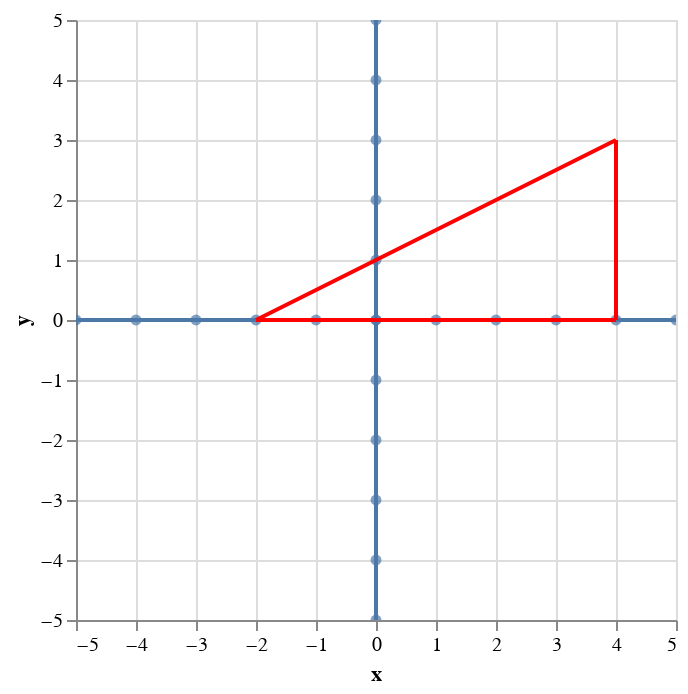

The code cell stored with this chart in its notebook:
### Code cell
dfc = pl.DataFrame([(-2, 0), (4, 3)], schema=['x', 'y'], orient='row')
dfa = pl.DataFrame([(dfc[0, 'x'], dfc[0, 'y']), (dfc[1, 'x'],
                   dfc[0, 'y'])], schema=['x', 'y'], orient='row')
dfb = pl.DataFrame([(dfc[1, 'x'], dfc[1, 'y']), (dfc[1, 'x'],
                   dfc[0, 'y'])], schema=['x', 'y'], orient='row')

(
    get_coordinate_plane(5, 5).interactive()
    +
    alt.Chart(dfc).mark_line(color='red').encode(x='x', y='y')
    +
    alt.Chart(dfa).mark_line(color='red').encode(x='x', y='y')
    +
    alt.Chart(dfb).mark_line(color='red').encode(x='x', y='y')

)

### Figure 1 — Vega-Lite specification as saved in the notebook (floating-point values rounded to 4 significant figures)
{"config": {"view": {"continuousWidth": 300, "continuousHeight": 300}}, "layer": [{"data": {"name": "data-827001e733abefc02db3d4a2a7c14a67"}, "mark": {"type": "line"}, "encoding": {"x": {"field": "x", "type": "quantitative"}, "y": {"field": "y", "type": "quantitative"}}, "name": "view_17"}, {"data": {"name": "data-31bbe2d8408702d42b93c9ad00d0999d"}, "mark": {"type": "line"}, "encoding": {"x": {"field": "x", "type": "quantitative"}, "y": {"field": "y", "type": "quantitative"}}}, {"data": {"name": "data-827001e733abefc02db3d4a2a7c14a67"}, "mark": {"type": "circle"}, "encoding": {"tooltip": [{"field": "x", "type": "quantitative"}], "x": {"field": "x", "type": "quantitative"}, "y": {"field": "y", "type": "quantitative"}}}, {"data": {"name": "data-31bbe2d8408702d42b93c9ad00d0999d"}, "mark": {"type": "circle"}, "encoding": {"tooltip": [{"field": "y", "type": "quantitative"}], "x": {"field": "x", "type": "quantitative"}, "y": {"field": "y", "type": "quantitative"}}}, {"data": {"name": "data-5cb07847e36c0eab1f8f1ff34ca6ea50"}, "mark": {"type": "line", "color": "red"}, "encoding": {"x": {"field": "x", "type": "quantitative"}, "y": {"field": "y", "type": "quantitative"}}}, {"data": {"name": "data-0826ba38deab88ece95daab065e94596"}, "mark": {"type": "line", "color": "red"}, "encoding": {"x": {"field": "x", "type": "quantitative"}, "y": {"field": "y", "type": "quantitative"}}}, {"data": {"name": "data-3ff83b78328fb89ddecf5c3de9228621"}, "mark": {"type": "line", "color": "red"}, "encoding": {"x": {"field": "x", "type": "quantitative"}, "y": {"field": "y", "type": "quantitative"}}}], "params": [{"name": "param_17", "select": {"type": "interval", "encodings": ["x", "y"]}, "bind": "scales", "views": ["view_17"]}], "$schema": "https://vega.github.io/schema/vega-lite/v5.20.1.json", "datasets": {"data-827001e733abefc02db3d4a2a7c14a67": [{"x": -5, "y": 0}, {"x": -4, "y": 0}, {"x": -3, "y": 0}, {"x": -2, "y": 0}, {"x": -1, "y": 0}, {"x": 0, "y": 0}, {"x": 1, "y": 0}, {"x": 2, "y": 0}, {"x": 3, "y": 0}, {"x": 4, "y": 0}, {"x": 5, "y": 0}], "data-31bbe2d8408702d42b93c9ad00d0999d": [{"x": 0, "y": -5}, {"x": 0, "y": -4}, {"x": 0, "y": -3}, {"x": 0, "y": -2}, {"x": 0, "y": -1}, {"x": 0, "y": 0}, {"x": 0, "y": 1}, {"x": 0, "y": 2}, {"x": 0, "y": 3}, {"x": 0, "y": 4}, {"x": 0, "y": 5}], "data-5cb07847e36c0eab1f8f1ff34ca6ea50": [{"x": -2, "y": 0}, {"x": 4, "y": 3}], "data-0826ba38deab88ece95daab065e94596": [{"x": -2, "y": 0}, {"x": 4, "y": 0}], "data-3ff83b78328fb89ddecf5c3de9228621": [{"x": 4, "y": 3}, {"x": 4, "y": 0}]}}
